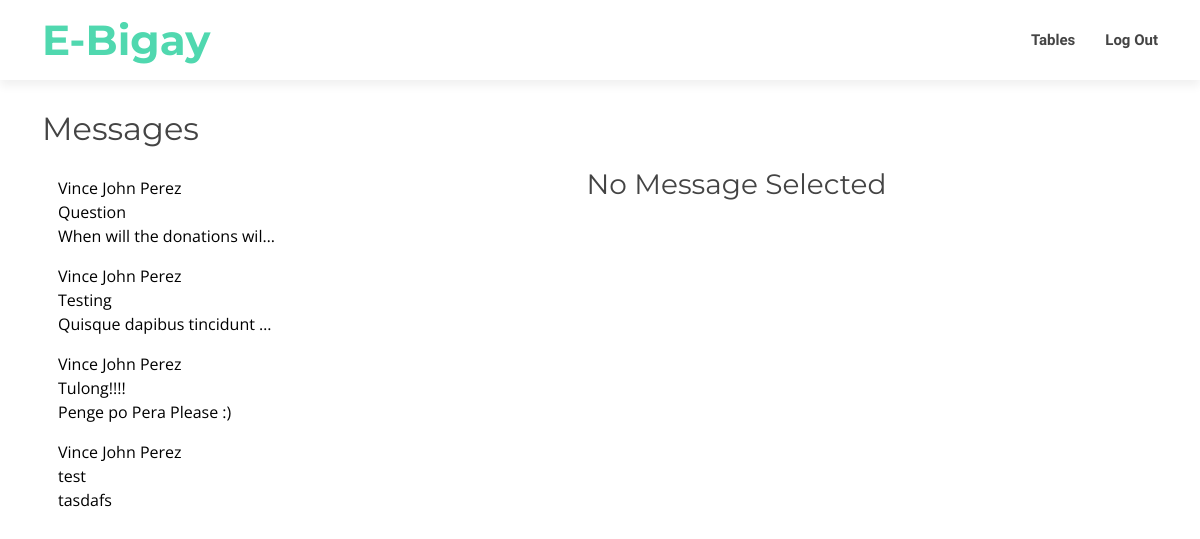
/admin/messages.php (signed in), run on an earlier commit of the app's database.
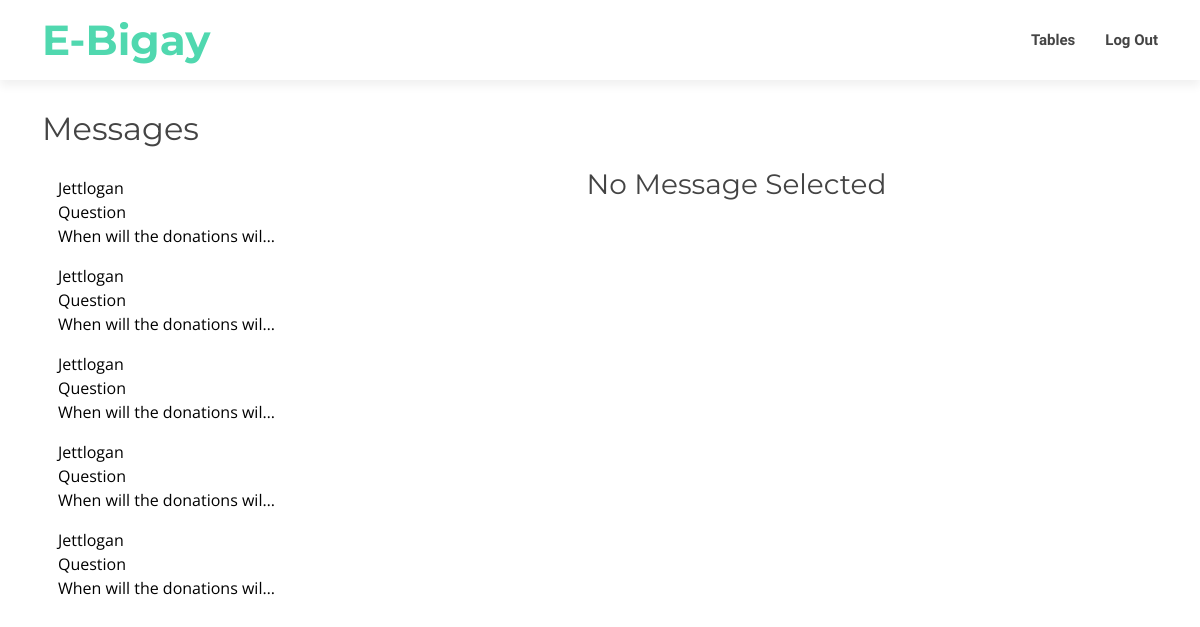
And on a later commit of the database.
### tables this page shows
CREATE TABLE `messages` (
  `msg_id` int(11) NOT NULL,
  `sender_name` varchar(50) NOT NULL,
  `sender_email` varchar(50) NOT NULL,
  `msg_subject` varchar(50) NOT NULL,
  `msg_body` varchar(255) NOT NULL,
  `status` varchar(25) DEFAULT NULL,
  `notif_status` int(1) NOT NULL
);

### admin/messages.php (the view, shortened to what this page needs)
<?php
    include('assets/php/config.php');
?>
<!DOCTYPE html>
<html lang="en">
<head>
    <link href="assets/vendor/aos/aos.css" rel="stylesheet">
    <link href="assets/vendor/bootstrap/css/bootstrap.min.css" rel="stylesheet">
    <link href="assets/vendor/bootstrap-icons/bootstrap-icons.css" rel="stylesheet">
    <link href="assets/vendor/boxicons/css/boxicons.min.css" rel="stylesheet">
    <link href="assets/vendor/glightbox/css/glightbox.min.css" rel="stylesheet">
    <link href="assets/vendor/swiper/swiper-bundle.min.css" rel="stylesheet">
    <link href="assets/css/style.css" rel="stylesheet">
    <link rel="stylesheet" href="assets/css/inbox.css">
</head>
<body>
    <header id="header" class="d-flex align-items-center">
        <div class="container d-flex justify-content-between">
            <div id="logo">
                <h1><a href="index.html"><span>E-Bigay</span></a></h1>
            </div>
            <nav id="navbar" class="navbar">
                <ul>
                    <li><a class='nav-link scrollto' href='index.php'>Tables</a></li>
                    <li><a class='nav-link scrollto' href='assets/php/logout.php'>Log Out</a></li>
                </ul>
            </nav>
        </div>
    </header>
    <section>
        <div class="container">
            <h2>Messages</h2>
            <div class="d-flex align-items-start">
                <div class="scroll">
                    <div class="nav flex-column nav-pills me-3 col-3 cut-text" id="v-pills-tab" role="tablist" aria-orientation="vertical">
                        <?php
                            $sql = "SELECT * FROM messages ORDER BY msg_id DESC";
                            $res = mysqli_query($con, $sql );
                            while($row=mysqli_fetch_array($res)){
                            ?>
                                <button class="nav-link text-align-left cut-text" id="v-pills-<?php echo $row['msg_id'] ?>-tab" data-bs-toggle="pill"
                                    data-bs-target="#v-pills-<?php echo $row['msg_id'] ?>" type="button" role="tab" aria-controls="v-pills-<?php echo $row['msg_id'] ?>"
                                    aria-selected="true">
                                    <?php echo $row['sender_name'] ?><br>
                                    <span><?php echo $row['msg_subject'] ?></span><br>
                                    <span><?php echo $row['msg_body'] ?></span>
                                </button>
                            <?php
                            }
                        ?>
                    </div>
                </div>
                <div class="tab-content col-9 "  id="v-pills-tabContent">
                    <div class="tab-pane fade show active " style="text-align:center;" id="v-pills-no" role="tabpanel"
                        aria-labelledby="v-pills-no-tab"><h3>No Message Selected</h3></div>
                </div>
            </div>
        </div>
    </section>
</body>
</html>

What changed in the data, as far as the page shows it:
no longer on this page (row unchanged): messages: sender_name "Vince John Perez", msg_subject "Question", msg_body "When will the donations wil…"
no longer on this page (row unchanged): messages: sender_name "Vince John Perez", msg_subject "Testing", msg_body "Quisque dapibus tincidunt…"
no longer on this page (row unchanged): messages: sender_name "Vince John Perez", msg_subject "Tulong!!!!", msg_body "Penge po Pera Please :)"
no longer on this page (row unchanged): messages: sender_name "Vince John Perez", msg_subject "test", msg_body "tasdafs"
added messages: sender_name "Jettlogan", msg_subject "Question", msg_body "When will the donations wil…"
added messages: sender_name "Jettlogan", msg_subject "Question", msg_body "When will the donations wil…"
added messages: sender_name "Jettlogan", msg_subject "Question", msg_body "When will the donations wil…"
added messages: sender_name "Jettlogan", msg_subject "Question", msg_body "When will the donations wil…"
added messages: sender_name "Jettlogan", msg_subject "Question", msg_body "When will the donations wil…"
